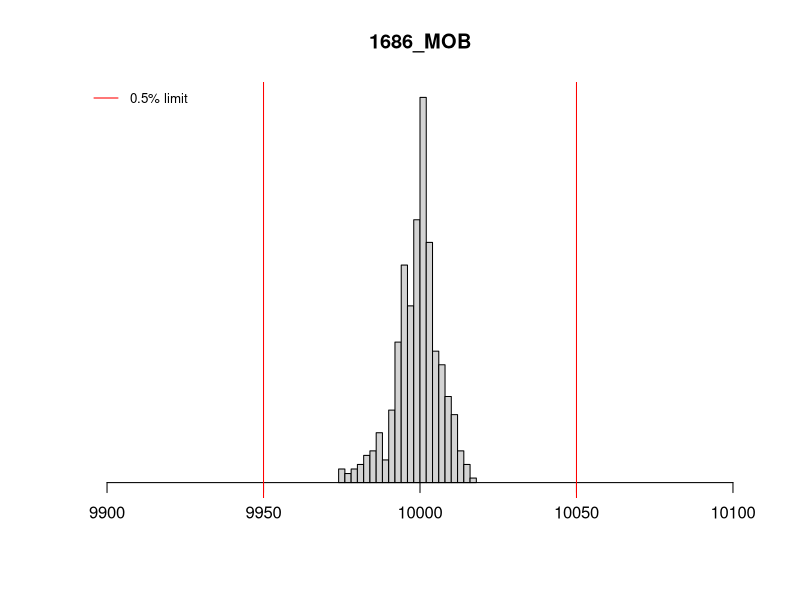

Here is the R script that generated this plot:
df <- read.table("Data/CSV/1686_MOB.csv", 
                 header = FALSE,
                 row.names = NULL,
                 sep=";",
                 stringsAsFactors = FALSE)

colnames(df) <- c("p1")#,"p2","p3")
df$p1 <- gsub(",", ".", df$p1)
#df$p2 <- gsub(",", ".", df$p2)
#df$p3 <- gsub(",", ".", df$p3)
df$p1 <- sapply(df$p1, as.numeric)
#df$p2 <- sapply(df$p2, as.numeric)
#df$p3 <- sapply(df$p3, as.numeric)

df$avg <- df$p1 #rowMeans(df)
df$avg

hist(df$avg,
     breaks=round(sqrt(length(df$avg))),
     main="1686_MOB",
     xlim=c(10000-100,10000+100),
     xlab="",
     ylab="",
     axes=F)
axis(1,
     pos=0)
axis(2,
     pos=0)
abline(v=10000-50,
       col="red")
abline(v=10000+50,
       col="red")
legend("topleft", 
       legend=c("0.5% limit"),
       col=c("red"), 
       lty=1, 
       cex=0.8,
       bty="n")